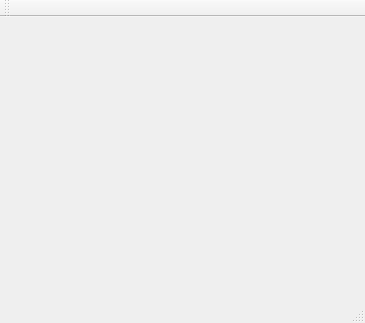
<?xml version="1.0" encoding="UTF-8"?>
<ui version="4.0">
 <class>MainWindow</class>
 <widget class="QMainWindow" name="MainWindow">
  <property name="geometry">
   <rect>
    <x>0</x>
    <y>0</y>
    <width>365</width>
    <height>323</height>
   </rect>
  </property>
  <property name="windowTitle">
   <string>MainWindow</string>
  </property>
  <widget class="QWidget" name="centralWidget"/>
  <widget class="QMenuBar" name="menuBar">
   <property name="geometry">
    <rect>
     <x>0</x>
     <y>0</y>
     <width>365</width>
     <height>26</height>
    </rect>
   </property>
  </widget>
  <widget class="QToolBar" name="mainToolBar">
   <attribute name="toolBarArea">
    <enum>TopToolBarArea</enum>
   </attribute>
   <attribute name="toolBarBreak">
    <bool>false</bool>
   </attribute>
  </widget>
  <widget class="QStatusBar" name="statusBar"/>
 </widget>
 <layoutdefault spacing="6" margin="11"/>
 <resources/>
 <connections/>
</ui>
